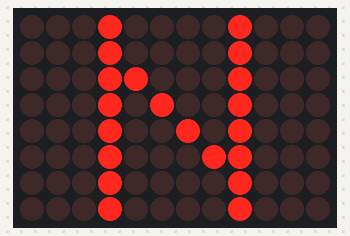
The sketch below on a simulated Arduino Uno R4 WiFi. On the bench: 12×8 LED matrix.

Above: at 0.1 s.
At 1.1 s:
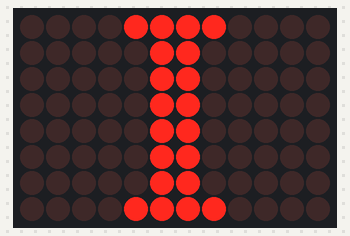
At 3.1 s:
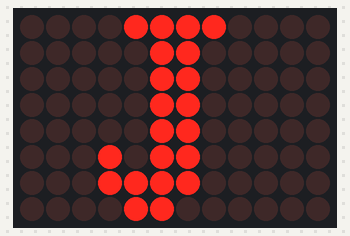
At 4.1 s:
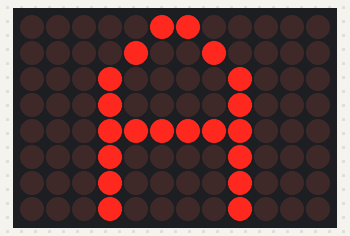

The sketch:

LED_Matrix.ino
```cpp
#include "Arduino_LED_Matrix.h"

ArduinoLEDMatrix matrix;

uint32_t frame1[3] = {0x10810818, 0x81481281, 0x18108108};
uint32_t frame2[3] = {0x0F006006, 0x00600600, 0x600600F0};
uint32_t frame3[3] = {0x10810818, 0x81481281, 0x18108108};
uint32_t frame4[3] = {0x0F006006, 0x00600601, 0x601E00C0};
uint32_t frame5[3] = {0x06009010, 0x81081F81, 0x08108108};

void setup() {
  matrix.begin();
}

void loop() {
  int interval = 1000;

  matrix.loadFrame(frame1);
  delay(interval);
  matrix.loadFrame(frame2);
  delay(interval);
  matrix.loadFrame(frame3);
  delay(interval);
  matrix.loadFrame(frame4);
  delay(interval);
  matrix.loadFrame(frame5);
  delay(interval);
}
```

Measured:
- by itself, everything shown: repeats every 5.0 s, in 5 steps
- what the display in image 1 shows lasts 1.0 s, from 1.0 s to 2.0 s
